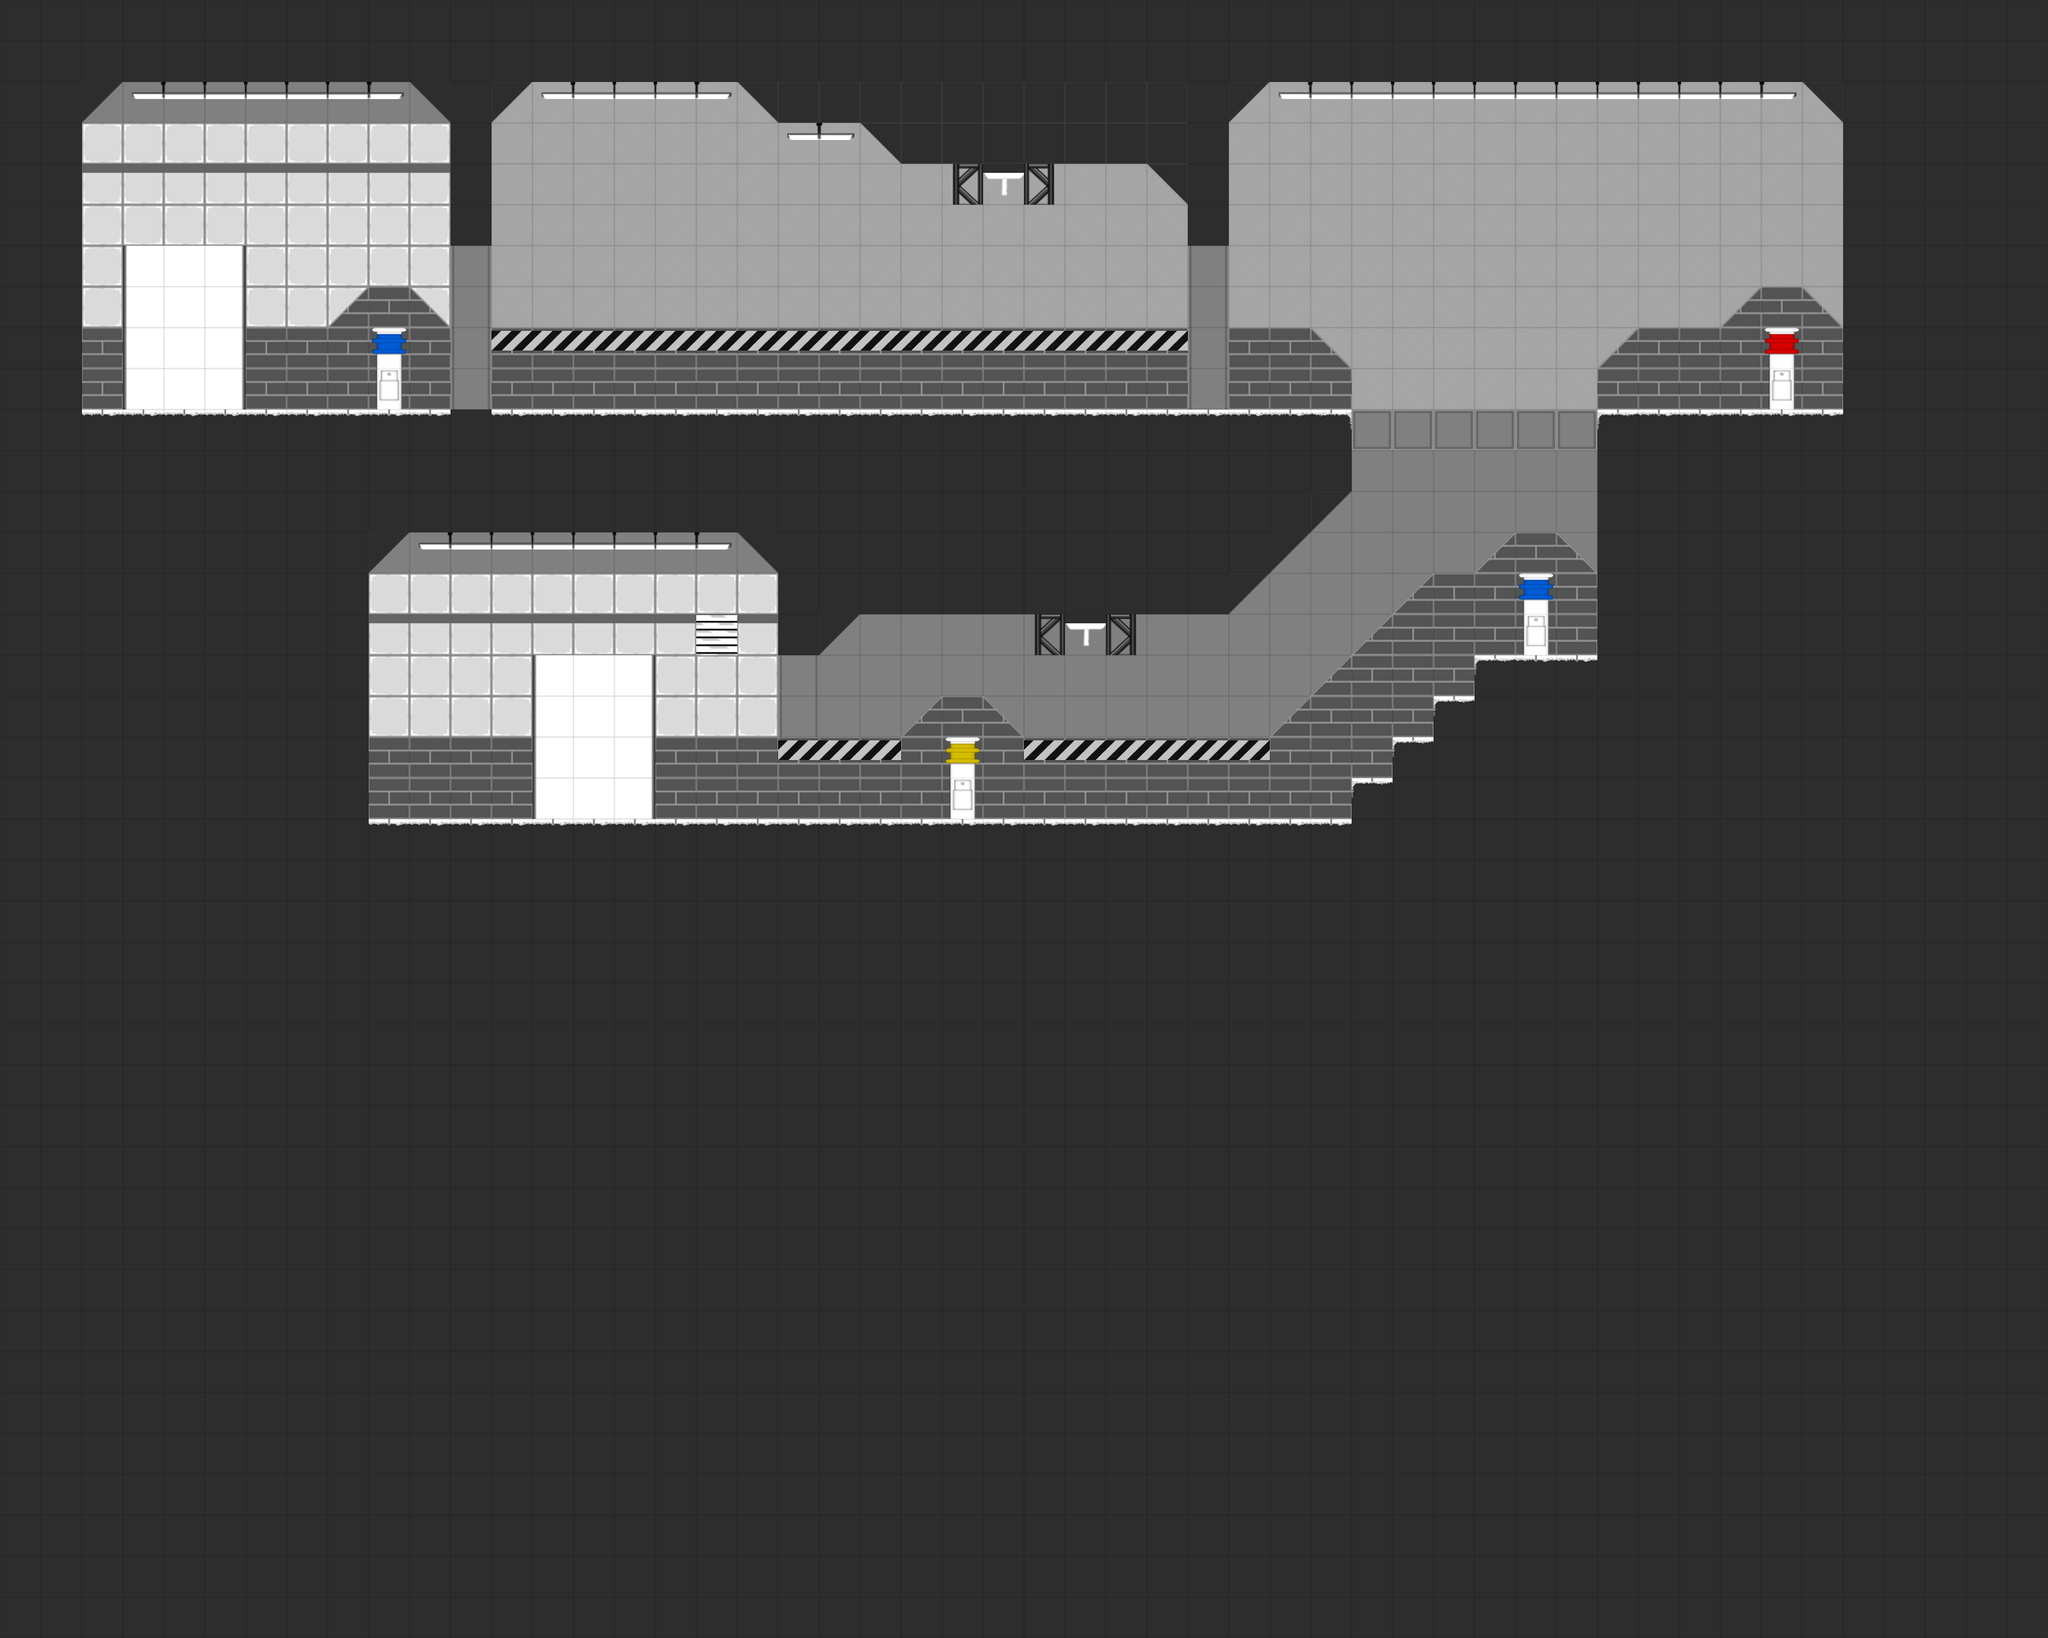

This game map was drawn from its Tiled (.tmx) file and the tilesets committed beside it. A one-line description and the trimmed map source follow:
An orthogonal 50x40 tile map with 50x50 px tiles, 4 tile layers (New Background, New Transparency Layer, Decorations, Walkable Terrain New), 2 tilesets and 12 objects (2x blue, 2x door, 2x turret, start, burnable, ...).

<map version="1.0" orientation="orthogonal" renderorder="right-down" width="50" height="40" tilewidth="50" tileheight="50" nextobjectid="14">
 <tileset firstgid="1" name="Test" tilewidth="50" tileheight="50" tilecount="32" columns="16">
  <image source="../images/tileSet/TileSheet.png" width="815" height="101" />
 </tileset>
 <tileset firstgid="33" name="Decorations" tilewidth="50" tileheight="50" tilecount="259" columns="37">
  <image source="../images/tileSet/decorations_spritesheet.png" width="1850" height="350" />
 </tileset>
 <layer name="New Background" width="50" height="40">
  <properties>
   <property name="nocollide" value="true" />
   <property name="tileset" value="Test" />
  </properties>
  <data>[2000 cells, 523 non-empty, 9 distinct tile ids]</data>
 </layer>
 <layer name="New Transparency Layer" width="50" height="40">
  <properties>
   <property name="nocollide" value="true" />
   <property name="tileset" value="Test" />
  </properties>
  <data>[2000 cells, 73 non-empty, 12 distinct tile ids]</data>
 </layer>
 <layer name="Decorations" width="50" height="40">
  <properties>
   <property name="nocollide" value="true" />
   <property name="tileset" value="Decorations" />
  </properties>
  <data>[2000 cells, 49 non-empty, 5 distinct tile ids]</data>
 </layer>
 <layer name="Walkable Terrain New" width="50" height="40">
  <properties>
   <property name="tileset" value="Test" />
  </properties>
  <data>[2000 cells, 1494 non-empty, 4 distinct tile ids]</data>
 </layer>
 <objectgroup name="Objects">
  <object id="1" type="start" x="152" y="298.667" width="146.667" height="205.333" />
  <object id="2" type="blue" x="452" y="398.667" width="48" height="100" />
  <object id="3" type="door" x="552" y="300" width="48" height="198.667" />
  <object id="4" type="door" x="1453.33" y="300" width="45.3333" height="200" />
  <object id="6" type="turret" x="1199.67" y="201" width="49.3333" height="46.6667" />
  <object id="7" type="burnable" x="1650" y="500" width="300" height="50" />
  <object id="8" type="red" x="2153.33" y="398.667" width="46.6667" height="102.667" />
  <object id="9" type="blue" x="1852" y="702.667" width="45.3333" height="100" />
  <object id="10" type="yellow" x="1154.67" y="902.667" width="41.3333" height="93.3333" />
  <object id="11" type="turret" x="1300" y="749.333" width="49.3333" height="46.6667" />
  <object id="12" type="end" x="652" y="800" width="148" height="201.333" />
  <object id="13" type="box" x="952" y="898.667" width="97.3333" height="96" />
 </objectgroup>
</map>
